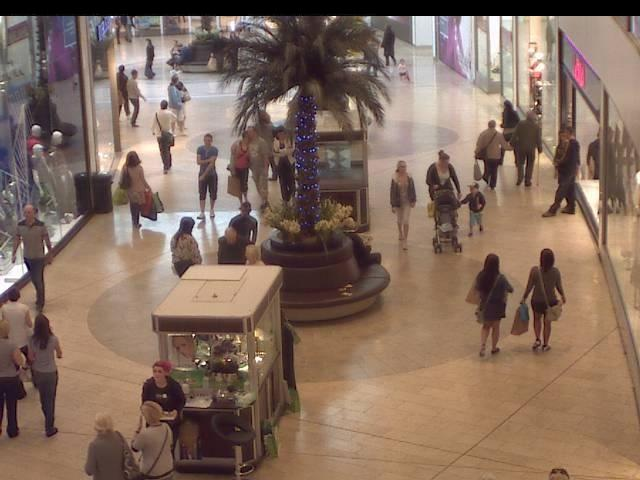
#> input picture Images/seq_000002.jpg, 640 x 480 px, found by its file name
$ jupyter execute CrowdMonitoring.ipynb
#> lines starting #> are read from the running program, lines starting #| are printed output that depends on the picture; after the words box and inside, x2 and y2 are one past the last pixel; in counts of white or black regions, pixels touching at a corner belong together
<a href="https://colab.research.google.com/github/D59AI/CrowdMonitoring/blob/main/CrowdMonitoring.ipynb" target="_parent"></a>

[cell 1]
from google.colab import drive
drive.mount('/content/drive')

[cell 2]
import cv2
import matplotlib.pyplot as plt
import numpy as np
# Function to display images in a grid layout
def plotting_grid(images, titles, rows, cols, figsize):
    fig, axes = plt.subplots(rows, cols, figsize=(figsize, figsize))
    for i, ax in enumerate(axes.flat):
        ax.imshow(images[i], cmap='gray', vmin=0, vmax=255, interpolation='none')
        ax.set_title(titles[i])
        ax.set_xticks([]), ax.set_yticks([])
# Function to perform cropping
def crop(image, start_y, end_y, start_x, end_x):
    try:
        img_cropped = image[start_y:end_y, start_x:end_x]
        return img_cropped
    except Exception as e:
        print(f"Error during cropping: {e}")
        return None
# Function to perform resizing
def resize(image, width, height):
    try:
        img_resized = cv2.resize(image, (width, height))
        return img_resized
    except Exception as e:
        print(f"Error during resizing: {e}")
        return None
# Function for gamma correction
def gamma_correction(image, y):
    try:
        gamma_correct = np.array(255 * (image / 255) ** y, dtype='uint8')
        return gamma_correct
    except Exception as e:
        print(f"Error during gamma correction: {e}")
        return None
# Function for adaptive histogram equalization
def adaptive_histogram_equalization(image):
    try:
        clahe = cv2.createCLAHE(clipLimit=2.0, tileGridSize=(8, 8))
        img_equalized = clahe.apply(image)
        return img_equalized
    except Exception as e:
        print(f"Error during adaptive histogram equalization: {e}")
        return None
# Function for Otsu's thresholding
def otsu_threshold(image):
    try:
        _, img_thresh = cv2.threshold(image, 0, 255, cv2.THRESH_BINARY + cv2.THRESH_OTSU)
        return img_thresh
    except Exception as e:
        print(f"Error during Otsu's thresholding: {e}")
        return None
# Function for dilation and erosion
def dilation_erosion(image):
    try:
        kernel = np.ones((15, 15), np.uint8)
        img_dilation = cv2.dilate(image, kernel, iterations=1)
        img_erode = cv2.erode(img_dilation, kernel, iterations=1)
        img_erode = cv2.medianBlur(img_erode, 7)
        return img_erode
    except Exception as e:
        print(f"Error during dilation and erosion: {e}")
        return None
# Function for labeling using contours
def labeling(image):
    try:
        contours, _ = cv2.findContours(image, cv2.RETR_EXTERNAL, cv2.CHAIN_APPROX_SIMPLE)
        labeled_img = cv2.drawContours(np.zeros_like(image), contours, -1, (255), thickness=cv2.FILLED)
        count = len(contours)
        plt.title('People counted in this image: ' + str(count))
        plt.imshow(labeled_img, cmap='gray')
        plt.show()
        return count
    except Exception as e:
        print(f"Error during labeling: {e}")
        return None
# Load images
image_paths = [
    '/seq_000002.jpg',

]
# Process images
total_people_count = 0
for i, img_path in enumerate(image_paths):
    try:
        img = cv2.imread(img_path, cv2.IMREAD_GRAYSCALE)
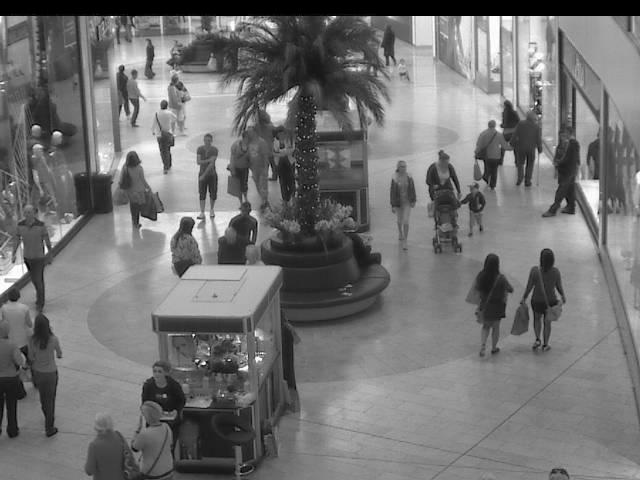
#> img: shape (480, 640); min 0, max 255, mean 114.6
        # Check if image is successfully loaded
        if img is None:
            print(f"Error: Unable to load image at path: {img_path}")
            continue
        # Crop, Resize, Gamma Correction
        cropped_images, cropped_titles = [], []
        for j, (start_y, end_y, start_x, end_x) in enumerate([(100, 380, 380, 600), (20, 220, 100, 300), (200, 500, 0, 300)]):
            # Crop
            cropped_img = crop(img, start_y, end_y, start_x, end_x)
            if cropped_img is not None:
                cropped_images.append(cropped_img)
                cropped_titles.append(f'Image {i + 1}-{chr(ord("A") + j)} (Cropped)')
#> this loop made 3 passes
#> pass 3, in crop (call 3), `img_cropped = image[start_y:end_y, start_x:end_x]`:
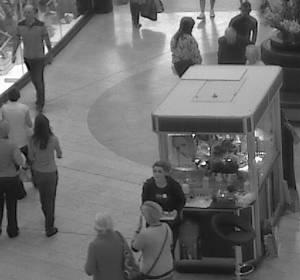
#> img_cropped: shape (280, 300); min 1, max 255, mean 107.9
#> after the loop, cropped_images = 3 items; cropped_titles = ['Image 1-A (Cropped)', 'Image 1-B (Cropped)', 'Image 1-C (Cropped)']
        # Display original image and cropped images in a grid
        all_images = [img] + cropped_images
#> all_images = 4 items
        all_titles = [f'Image {i + 1}'] + cropped_titles
#> all_titles = ['Image 1', 'Image 1-A (Cropped)', 'Image 1-B (Cropped)', 'Image 1-C (Cropped)']
        plotting_grid(all_images, all_titles, 1, len(all_images), 18)
        # Resize, Gamma Correction, Adaptive Histogram Equalization, Otsu's Thresholding, Dilation and Erosion
        processed_images, processed_titles = [], []
        for j, cropped_img in enumerate(cropped_images):
            # Resize
            multiplier = 2
            resized_img = resize(cropped_img, cropped_img.shape[1] * multiplier, cropped_img.shape[0] * multiplier)
            if resized_img is None:
                continue
            # Gamma correction
            gamma_value = [1.2, 0.5, 2.5][j]
            gamma_corrected_img = gamma_correction(resized_img, gamma_value)
            if gamma_corrected_img is None:
                continue
            # Apply Gaussian blur for smoothing
            blurred_img = cv2.GaussianBlur(gamma_corrected_img, (5, 5), 0)
            # Adaptive histogram equalization
            equalized_img = adaptive_histogram_equalization(blurred_img)
            if equalized_img is None:
                continue
            # Adaptive thresholding
            thresholded_img = otsu_threshold(equalized_img)
            if thresholded_img is None:
                continue
            # Dilation and Erosion
            dlt_er_img = dilation_erosion(thresholded_img)
            if dlt_er_img is None:
                continue
            processed_images.extend([resized_img, gamma_corrected_img, blurred_img, equalized_img, thresholded_img, dlt_er_img])
            processed_titles.extend([
                f'Resized Image {i + 1}-{chr(ord("A") + j)}',
                f'Gamma Image {i + 1}-{chr(ord("A") + j)}',
                f'Blurred Image {i + 1}-{chr(ord("A") + j)}',
                f'Equalized Image {i + 1}-{chr(ord("A") + j)}',
                f'Thresholded Image {i + 1}-{chr(ord("A") + j)}',
                f'Dilatation and Erosion Image {i + 1}-{chr(ord("A") + j)}'
            ])
#> this loop made 3 passes
#> gamma_value on passes 1 to 3: 1.2, 0.5, 2.5
#> pass 1, in gamma_correction, `gamma_correct = np.array(255 * (image / 255) ** y, dtype='uint8')`:
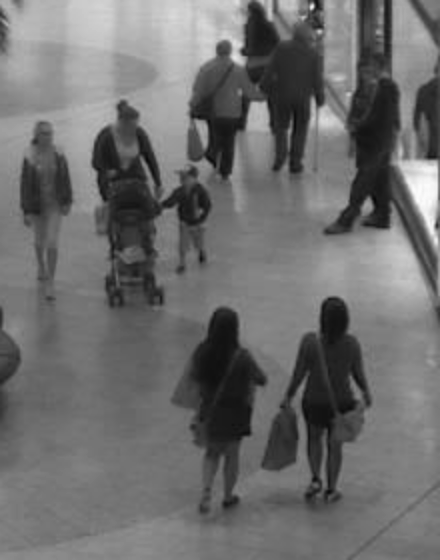
#> gamma_correct: shape (560, 440); min 8, max 252, mean 109.7
#> pass 1, in adaptive_histogram_equalization, `img_equalized = clahe.apply(image)`:
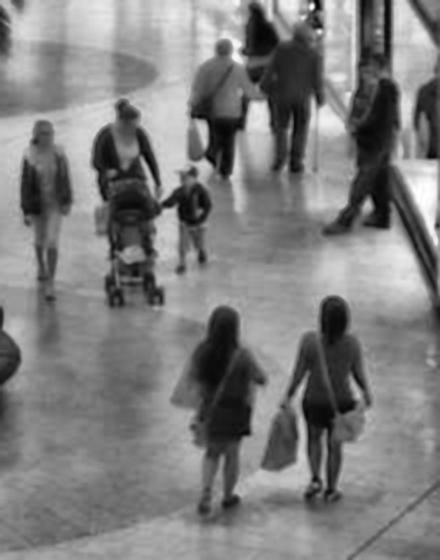
#> img_equalized: shape (560, 440); min 4, max 255, mean 126.6
#> after the loop:
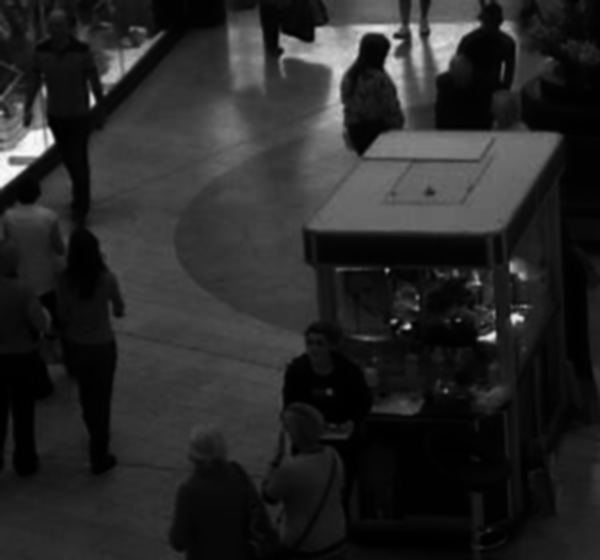
#> blurred_img: shape (560, 600); min 0, max 252, mean 39.9
#> after the loop:
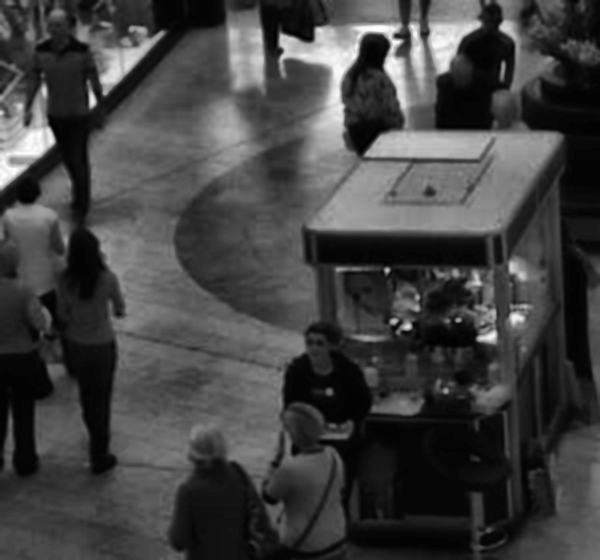
#> equalized_img: shape (560, 600); min 1, max 254, mean 66.1
#> after the loop:
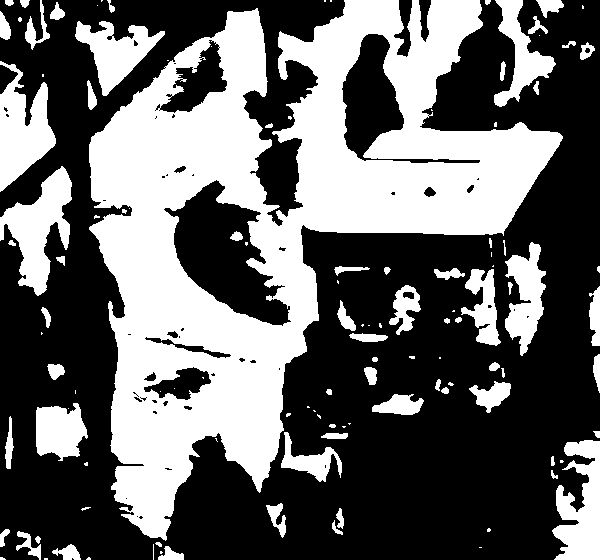
#> thresholded_img: shape (560, 600); 39.9% white; 118 white regions (51 under 20 px)
#> after the loop, processed_images = 18 items; processed_titles = 18 items, first 6: 'Resized Image 1-A', 'Gamma Image 1-A', 'Blurred Image 1-A', 'Equalized Image 1-A', 'Thresholded Image 1-A', 'Dilatation and Erosion Image 1-A'
        # Display processed images in a grid
        plotting_grid(processed_images, processed_titles, len(cropped_images), 6, 18)
        # Labeling using contours
        count = labeling(dlt_er_img)
#> in labeling, `contours, _ = cv2.findContours(image, cv2.RETR_EXTERNAL, cv2.CHAIN_APP..`: contours = 23 contours, 2 with area under 20; largest, box (x1, y1, x2, y2) and area: (89, 0, 564, 560) 138886, (0, 168, 72, 299) 4908, (551, 431, 600, 560) 4532, (0, 61, 56, 192) 4412, (76, 0, 164, 109) 3744
#> in labeling, `contours, _ = cv2.findContours(image, cv2.RETR_EXTERNAL, cv2.CHAIN_APP..`:
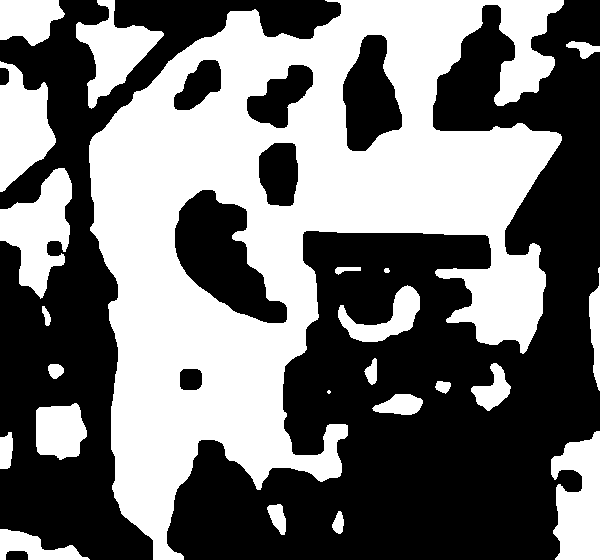
#> image: shape (560, 600); 45.5% white; 23 white regions (1 under 20 px), largest, box (x1, y1, x2, y2) and area: (89, 0, 564, 560) 121897, (0, 168, 72, 299) 5099, (551, 431, 600, 560) 4733
#> in labeling, `labeled_img = cv2.drawContours(np.zeros_like(image), contours, -1, (25..`:
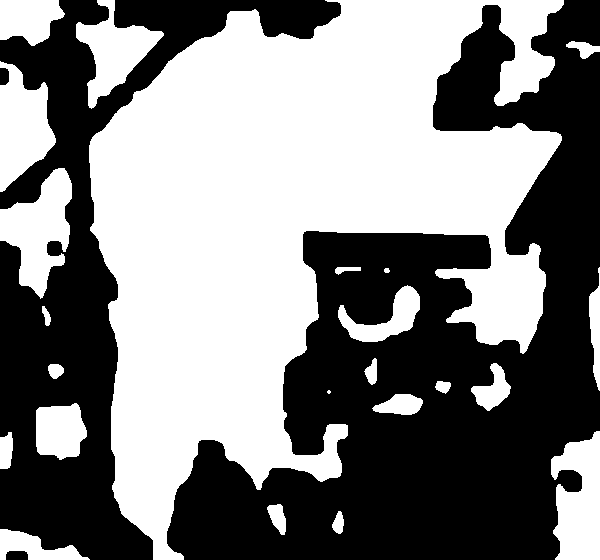
#> labeled_img: shape (560, 600); 51% white; 4 black regions, box (x1, y1, x2, y2) and area: (167, 0, 600, 560) 112419, (0, 0, 341, 560) 52055, (6, 551, 28, 560) 188, (0, 68, 9, 85) 142
#> in labeling, `count = len(contours)`: count = 23
#> in labeling, `plt.show()`:
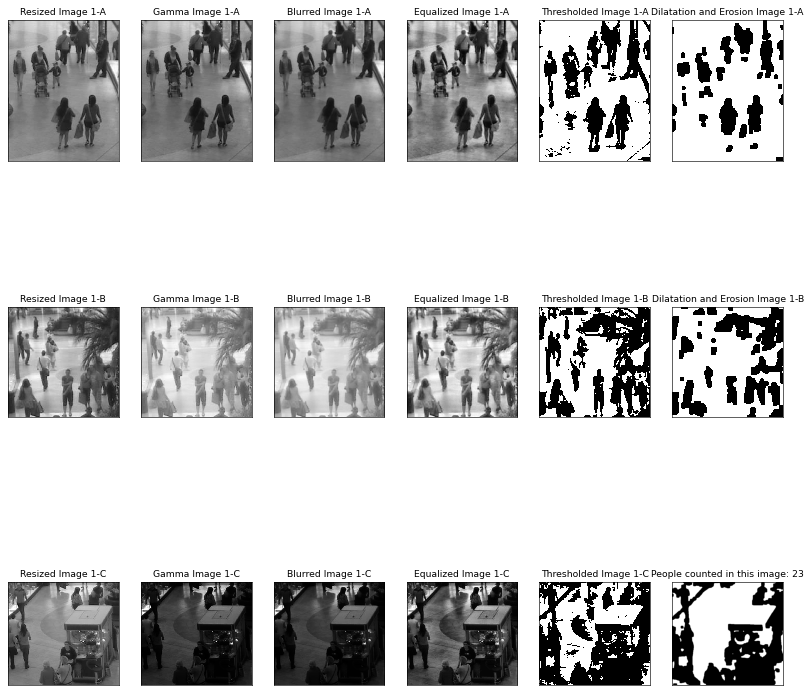
#> figure drawn by matplotlib, 18 panels
#> count = 23
        if count is not None:
            total_people_count += count
#> total_people_count = 23
        # Print the count for the current image
        print(f'People counted in Image {i + 1}: {count}')
#| People counted in Image 1: 23
    except Exception as e:
        print(f"Error processing image {i + 1}: {e}")

$ run again, with Images/seq_000001.jpg copied over Images/seq_000002.jpg
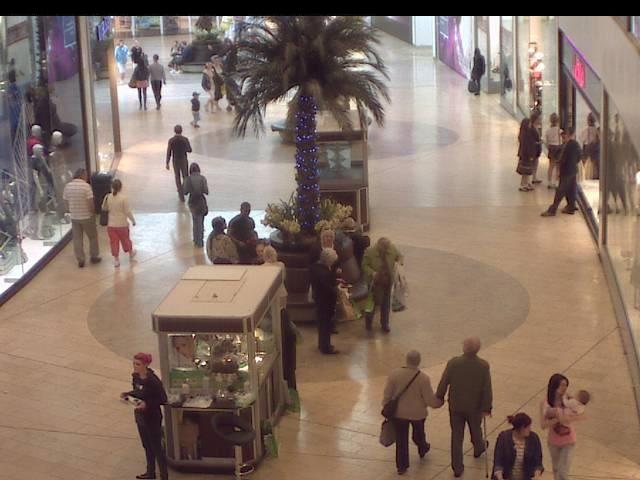
#> input picture Images/seq_000001.jpg, 640 x 480 px, found by its file name
#> after the loop `for j, (start_y, end_y, start_x, end_x) in enumerate([(100, 380, 380, ..`: cropped_images = 3 items; cropped_titles = ['Image 1-A (Cropped)', 'Image 1-B (Cropped)', 'Image 1-C (Cropped)']
#> all_images = 4 items
#> all_titles = ['Image 1', 'Image 1-A (Cropped)', 'Image 1-B (Cropped)', 'Image 1-C (Cropped)']
#> the loop `for j, cropped_img in enumerate(cropped_images):` made 3 passes
#> gamma_value on passes 1 to 3: 1.2, 0.5, 2.5
#> after the loop `for j, cropped_img in enumerate(cropped_images):`:
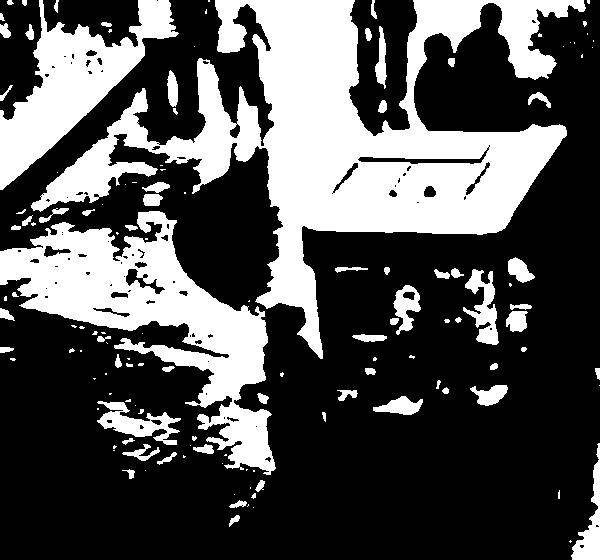
#> thresholded_img: shape (560, 600); 32.2% white; 134 white regions (67 under 20 px)
#> after the loop `for j, cropped_img in enumerate(cropped_images):`: processed_images = 18 items; processed_titles = 18 items, first 6: 'Resized Image 1-A', 'Gamma Image 1-A', 'Blurred Image 1-A', 'Equalized Image 1-A', 'Thresholded Image 1-A', 'Dilatation and Erosion Image 1-A'
#> contours = 19 contours, 2 with area under 20; largest, box (x1, y1, x2, y2) and area: (0, 0, 590, 524) 120226, (0, 0, 177, 190) 14109, (435, 269, 530, 345) 2850, (570, 444, 600, 560) 1272, (390, 285, 420, 335) 986
#> image: shape (560, 600); 38.2% white; 19 white regions (1 under 20 px), largest, box (x1, y1, x2, y2) and area: (0, 0, 590, 524) 105833, (0, 0, 177, 190) 14505, (435, 269, 530, 345) 3017
#> in labeling, `labeled_img = cv2.drawContours(np.zeros_like(image), contours, -1, (25..`:
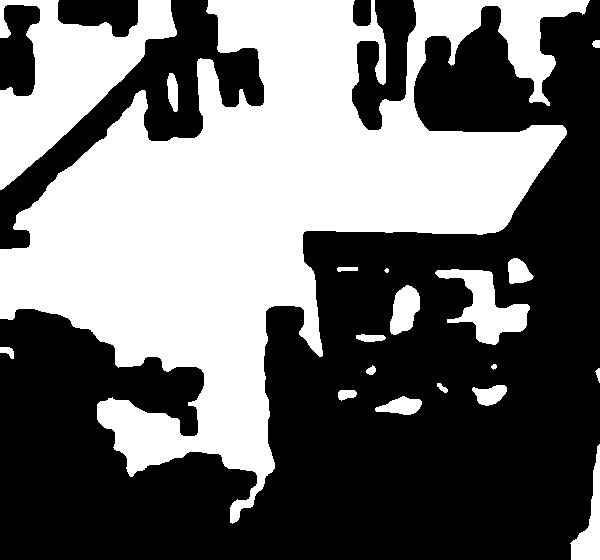
#> labeled_img: shape (560, 600); 43% white; 19 white regions (1 under 20 px), largest, box (x1, y1, x2, y2) and area: (0, 0, 590, 524) 122041, (0, 0, 177, 190) 14505, (435, 269, 530, 345) 3017
#> in labeling, `count = len(contours)`: count = 19
#| People counted in Image 1: 19

$ run again, with Images/seq_000003.jpg copied over Images/seq_000002.jpg
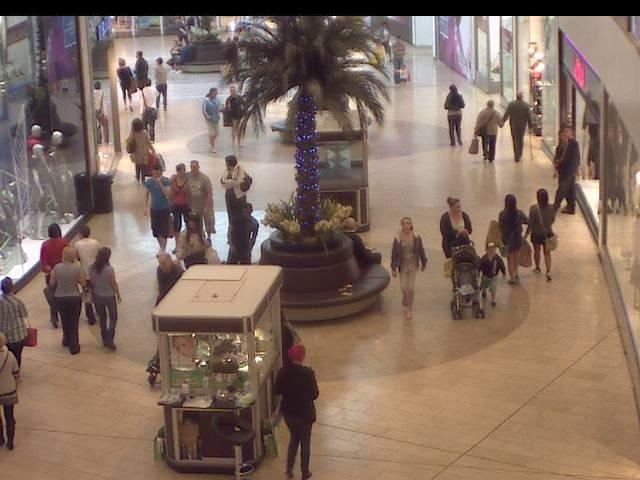
#> input picture Images/seq_000003.jpg, 640 x 480 px, found by its file name
#> after the loop `for j, (start_y, end_y, start_x, end_x) in enumerate([(100, 380, 380, ..`: cropped_images = 3 items; cropped_titles = ['Image 1-A (Cropped)', 'Image 1-B (Cropped)', 'Image 1-C (Cropped)']
#> all_images = 4 items
#> all_titles = ['Image 1', 'Image 1-A (Cropped)', 'Image 1-B (Cropped)', 'Image 1-C (Cropped)']
#> the loop `for j, cropped_img in enumerate(cropped_images):` made 3 passes
#> gamma_value on passes 1 to 3: 1.2, 0.5, 2.5
#> after the loop `for j, cropped_img in enumerate(cropped_images):`: processed_images = 18 items; processed_titles = 18 items, first 6: 'Resized Image 1-A', 'Gamma Image 1-A', 'Blurred Image 1-A', 'Equalized Image 1-A', 'Thresholded Image 1-A', 'Dilatation and Erosion Image 1-A'
#> contours = 23 contours, 4 with area under 20; largest, box (x1, y1, x2, y2) and area: (0, 0, 590, 475) 139458, (434, 247, 544, 352) 5552, (343, 284, 421, 342) 2350, (367, 394, 424, 415) 738, (471, 363, 509, 407) 730
#> image: shape (560, 600); 36% white; 25 white regions (3 under 20 px), largest, box (x1, y1, x2, y2) and area: (0, 0, 590, 475) 108080, (434, 247, 544, 352) 5355, (343, 284, 421, 342) 2462
#> in labeling, `labeled_img = cv2.drawContours(np.zeros_like(image), contours, -1, (25..`:
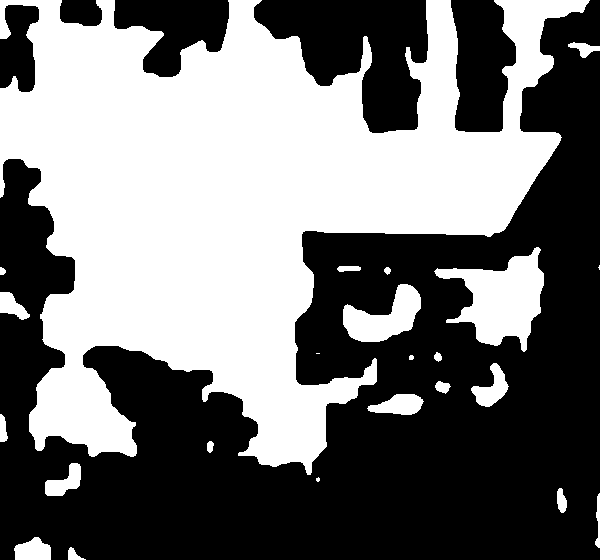
#> labeled_img: shape (560, 600); 45.9% white; 23 white regions (3 under 20 px), largest, box (x1, y1, x2, y2) and area: (0, 0, 590, 475) 141314, (434, 247, 544, 352) 5760, (343, 284, 421, 342) 2462
#> in labeling, `count = len(contours)`: count = 23
#| People counted in Image 1: 23
